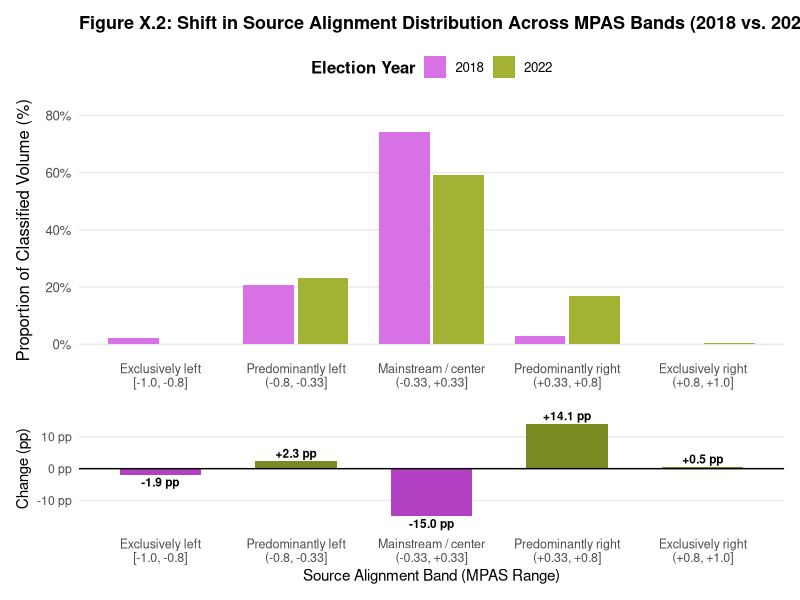
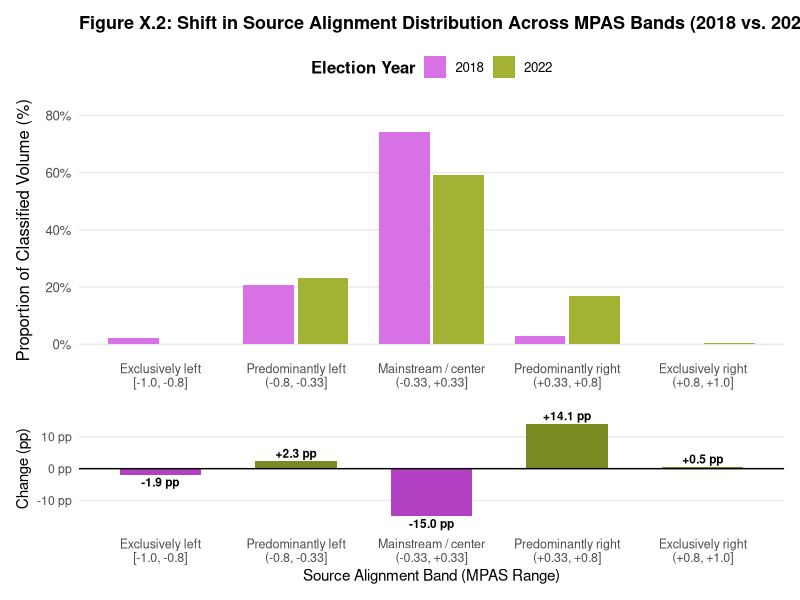

Source code (R) for these figures, in order:
# =============================================================================
# 07c_fig_mpas_bands_shift.R
# -----------------------------------------------------------------------------
# Figure: share of classified volume in five MPAS bands, 2018 vs 2022, and
# the change in percentage points. Values are the band shares printed by
# 07a_cluster_agenda.R (section 5-band classification).
# =============================================================================

# =============================================================================
# Figure X.2 — Shift in source alignment across MPAS bands (2018 vs 2022)
# =============================================================================
library(ggplot2)
library(data.table)
library(patchwork)

# =============================================================================
# 1. Prepare Summary Data — 5 semantic bands
# =============================================================================
band_labels <- c(
  "Exclusively left\n[-1.0, -0.8]",
  "Predominantly left\n(-0.8, -0.33]",
  "Mainstream / center\n(-0.33, +0.33]",
  "Predominantly right\n(+0.33, +0.8]",
  "Exclusively right\n(+0.8, +1.0]"
)

df_summary <- data.frame(
  band   = factor(paste0("B", 1:5), levels = paste0("B", 1:5)),
  label  = factor(band_labels, levels = band_labels),
  y2018  = c(2.2, 20.8, 74.2,  2.8, 0.0),
  y2022  = c(0.3, 23.1, 59.2, 16.9, 0.5),
  change = c(-1.9,  2.3, -15.0, 14.1, 0.5)
)

df_long <- reshape2::melt(
  df_summary,
  id.vars = c("band", "label"),
  measure.vars = c("y2018", "y2022"),
  variable.name = "year",
  value.name = "pct_vol"
)
levels(df_long$year) <- c("2018", "2022")

# =============================================================================
# 2. Main Grouped Bar Chart (2018 vs 2022 Volume Share)
# =============================================================================
p1 <- ggplot(df_long, aes(x = label, y = pct_vol, fill = year)) +
  geom_col(position = position_dodge(width = 0.8), width = 0.75) +
  scale_fill_manual(values = c("2018" = "#d870e6", "2022" = "#a3b134")) +
  scale_y_continuous(labels = function(x) paste0(x, "%"), limits = c(0, 80)) +
  labs(
    title = "Figure X.2: Shift in Source Alignment Distribution Across MPAS Bands (2018 vs. 2022)",
    x = NULL,
    y = "Proportion of Classified Volume (%)",
    fill = "Election Year"
  ) +
  theme_minimal(base_size = 12) +
  theme(
    plot.title = element_text(face = "bold", size = 13, margin = margin(b = 10)),
    axis.text.x = element_text(size = 9),
    legend.position = "top",
    legend.title = element_text(face = "bold"),
    panel.grid.minor = element_blank(),
    panel.grid.major.x = element_blank()
  )

# =============================================================================
# 3. Percentage Point Change Chart (Net Shift)
# =============================================================================
df_summary$change_type <- ifelse(df_summary$change >= 0, "Increase", "Decrease")

p2 <- ggplot(df_summary, aes(x = label, y = change, fill = change_type)) +
  geom_col(width = 0.6) +
  geom_hline(yintercept = 0, color = "black", linewidth = 0.5) +
  geom_text(
    aes(label = sprintf("%+.1f pp", change),
        vjust = ifelse(change >= 0, -0.4, 1.3)),
    size = 3, fontface = "bold"
  ) +
  scale_fill_manual(values = c("Increase" = "#7a8a21", "Decrease" = "#b340c2")) +
  scale_y_continuous(limits = c(-18, 18), labels = function(x) paste0(x, " pp")) +
  labs(
    x = "Source Alignment Band (MPAS Range)",
    y = "Change (pp)"
  ) +
  theme_minimal(base_size = 11) +
  theme(
    legend.position = "none",
    axis.text.x = element_text(size = 9),
    panel.grid.minor = element_blank(),
    panel.grid.major.x = element_blank()
  )

# =============================================================================
# 4. Combine and Display Panels
# =============================================================================
combined_plot <- p1 / p2 + plot_layout(heights = c(2, 1))
print(combined_plot)

ggsave(
  filename = "figure_2_mpas_bands_shift.png",
  plot = combined_plot,
  width = 10,
  height = 7,
  dpi = 300
)
